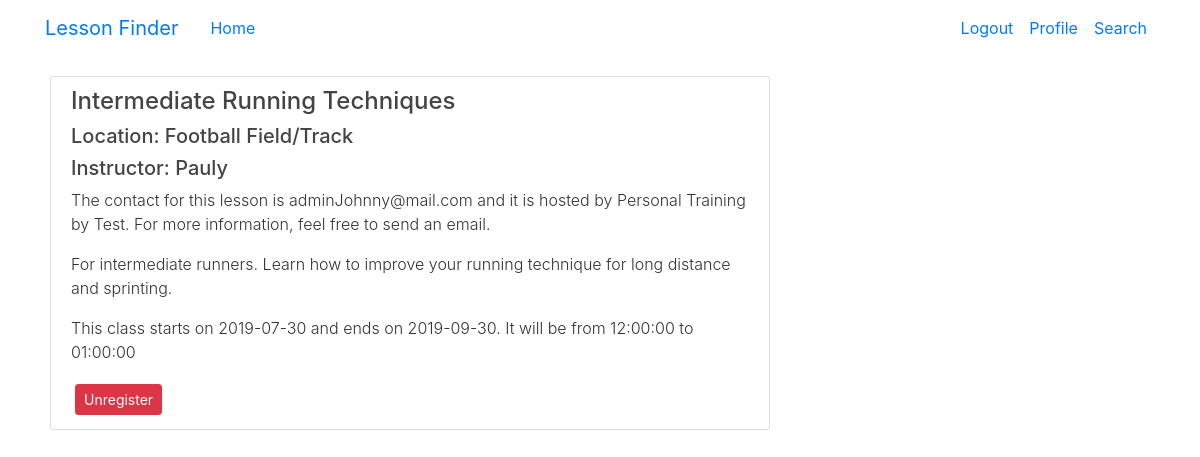
/lesson_info/3?user_id=1 (signed in), run on the app's committed database.
### lessonfinder/models.py (models this page shows, shortened)
class Lesson(db.Model):
    id = db.Column(db.Integer, primary_key=True)
    name = db.Column(db.String(100), nullable=False)
    startDate = db.Column(db.Date, nullable=False)
    endDate = db.Column(db.Date, nullable=False)
    startTime = db.Column(db.Time, nullable=False)
    endTime = db.Column(db.Time, nullable=False)
    contactEmail = db.Column(db.String(250), nullable=False)
    level = db.Column(db.Integer)
    location = db.Column(db.String(50), nullable=False)
    organizationId = db.Column(db.Integer(), db.ForeignKey('organization.id'), nullable=False)
    instructor = db.Column(db.String(50), nullable=False)
    desc = db.Column(db.String(200))
    cap = db.Column(db.Integer, nullable=False)
    day = db.Column(db.String, nullable=False)

class Organization(db.Model):
    __tablename__ = 'organization'
    id = db.Column(db.Integer, primary_key=True)
    manager = db.Column(db.String(50), nullable=False)
    managerEmail = db.Column(db.String(250), nullable=False)
    name = db.Column(db.String(50), nullable=False)
    address = db.Column(db.String(50), nullable=False)
    town = db.Column(db.String(30), nullable=False)
    state = db.Column(db.String(50), nullable=False)
    lessons = db.relationship('Lesson', backref='organization', lazy=True)

### lessonfinder/routes.py (the view)
@app.route("/lesson_info/<int:lesson_id>")
@login_required
def lesson_info(lesson_id):
    lesson = Lesson.query.get(lesson_id)
    return render_template('lesson_info.html', title="Information", lesson=lesson)

### lessonfinder/templates/lesson_info.html (shortened to what this page needs)
{% extends "layout2.html" %}
{% block content %}
    <article class="media content-section">
        <div class="media-body">
            <h4 class="article-content">{{ lesson.name }}</h4>
                <h5>Location: {{ lesson.location }}</h5>
                <h5>Instructor: {{ lesson.instructor }}</h5>
                <p class="font-weight-light">The contact for this lesson is {{ lesson.contactEmail }} and it is hosted by
                    {{ lesson.organization.name }}. For more information, feel free to send an email.</p>
                <p class="font-weight-light">{{ lesson.desc }}</p>
                <p class="font-weight-light">This class starts on {{ lesson.startDate }} and ends on {{ lesson.endDate }}.
                It will be from {{ lesson.startTime }} to {{ lesson.endTime }}</p>
                <button type="button" class="btn btn-danger btn-sm m-1" data-toggle="modal" data-target="#deleteModal">Unregister</button>
        </div>
    </article>
{% endblock content %}

### lessonfinder/static/sub_styles.css (style rules this page uses)
html, body { color: #333333; height: 100%; }
h1, h2, h3, h4, h5, h6 { color: #444444; }
.content-section { background: #ffffff; padding: 10px 20px; border: 1px solid #dddddd; border-radius: 3px; margin-bottom: 20px; }
.article-content { white-space: pre-line; }

### data on the page
Lesson: name "Intermediate Running Techniques", location "Football Field/Track", instructor "Pauly", contactEmail "adminJohnny@mail.com", desc "For intermediate runners. Learn how to improve your running technique for long distance and sprinting.", startDate "2019-07-30", endDate "2019-09-30", startTime "12:00:00", endTime "01:00:00"
Organization: organization.name "Personal Training by Test"
